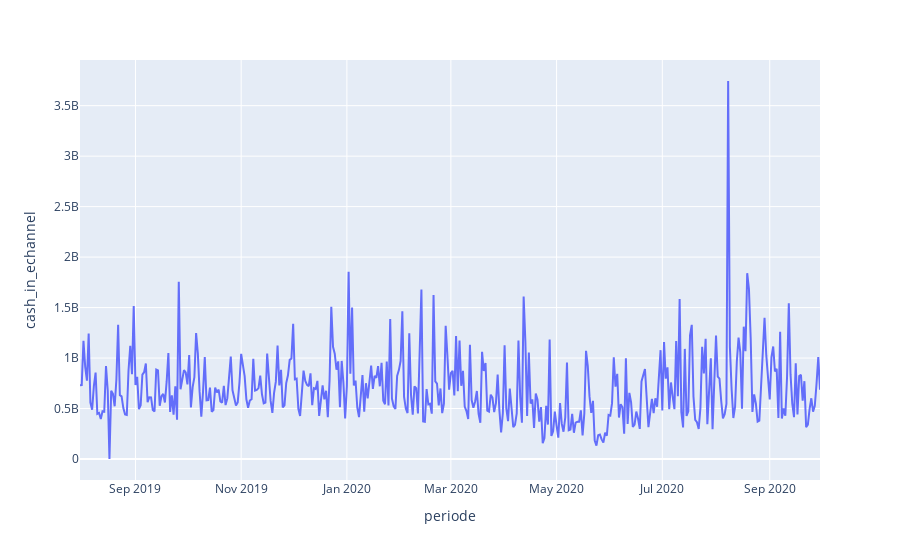

This figure's notebook cell:
### Code cell
px.line(df, x='periode', y='cash_in_echannel',
        labels={'x' : 'Date', 'y' : 'cash_in_echannel'})

### Figure 1 — Plotly figure (JSON) as saved in the notebook; plotly's stock layout.template omitted (floating-point values rounded to 4 significant figures; data arrays with more than 128 entries replaced by an {"elided": "..."} marker saying what was removed)
{"data": [{"hovertemplate": "periode=%{x}<br>cash_in_echannel=%{y}<extra></extra>", "legendgroup": "", "line": {"color": "#636efa", "dash": "solid"}, "mode": "lines", "name": "", "orientation": "v", "showlegend": false, "type": "scatter", "x": {"elided": "425 str values"}, "xaxis": "x", "y": {"elided": "425 int values"}, "yaxis": "y"}], "layout": {"legend": {"tracegroupgap": 0}, "margin": {"t": 60}, "xaxis": {"anchor": "y", "domain": [0, 1], "title": {"text": "periode"}}, "yaxis": {"anchor": "x", "domain": [0, 1], "title": {"text": "cash_in_echannel"}}}}
